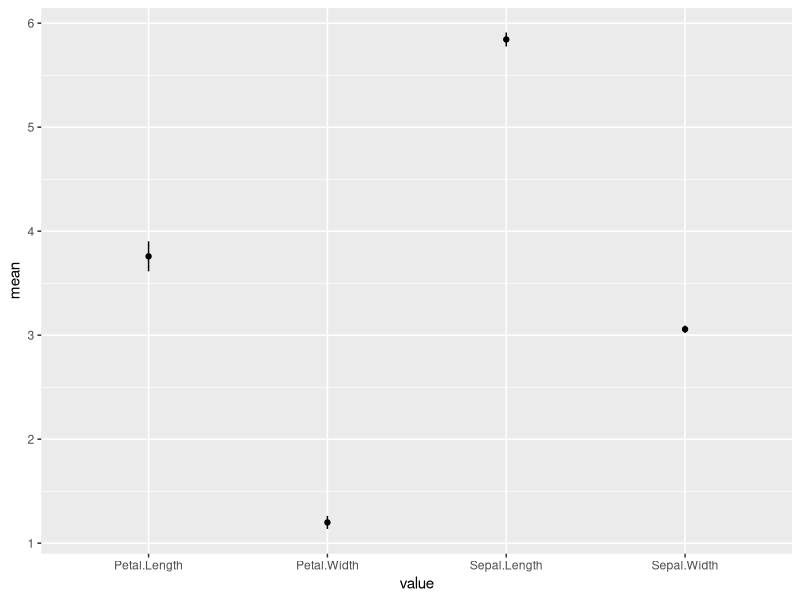

Recreate this plot in R.
## ---- chunk 1
knitr::opts_chunk$set(echo = TRUE)
## ---- chunk 2
library(datasets)
library(tidyverse)
## ---- chunk 3
print("Hello World")
## ---- chunk 4
#load the data
data(iris)

#run a model
model <- lm(Sepal.Length ~ Species, data = iris)

#model summary
summary(model)
## ---- chunk 5
sd(iris$Sepal.Length)/sqrt(length(iris$Sepal.Length))
sd(iris$Sepal.Width)/sqrt(length(iris$Sepal.Width))
sd(iris$Petal.Length)/sqrt(length(iris$Petal.Length))
sd(iris$Petal.Width)/sqrt(length(iris$Petal.Width))
## ---- chunk 6
squared <- function(x){
  return(x^2)
}

squared(2)
## ---- chunk 7
SE <- function(values) # a vector of numeric values
  {
  #calculate sd
  fun.sd <- sd(values)
  #calculate n
  fun.n <- length(values)
  #calculate se
  se <- fun.sd/sqrt(fun.n)
  
  return(se)
}
## ---- chunk 8
SE(iris$Sepal.Length)
## ---- chunk 9
mean_se_summary <- function(df){
  
  #initialize vectors
  means <- c()
  SEs <- c()
  names <- c()
  
  #for every column in the dataframe
  for(i in 1:ncol(df)){
    #if the class of the column is numeric
    if(class(df[,i]) == 'numeric'){
      #extract the:
      means <- c(means, mean(df[,i])) #mean
      SEs <- c(SEs, SE(df[,i])) #SE
      names <- c(names, colnames(df)[i]) #name
    } else { #if not numeric
      next() #skip the column
    }
  }
  
  #combine to a data frame
  output <- data.frame(value = names,
                       mean = means,
                       se = SEs)
  
  #return output
  return(output)
  
}
## ---- chunk 10
iris.sum <- mean_se_summary(iris)
iris.sum
## ---- chunk 11
ggplot(iris.sum, aes(value, mean)) + 
  geom_point() + 
  geom_linerange(aes(ymin = mean - se, ymax = mean + se))
